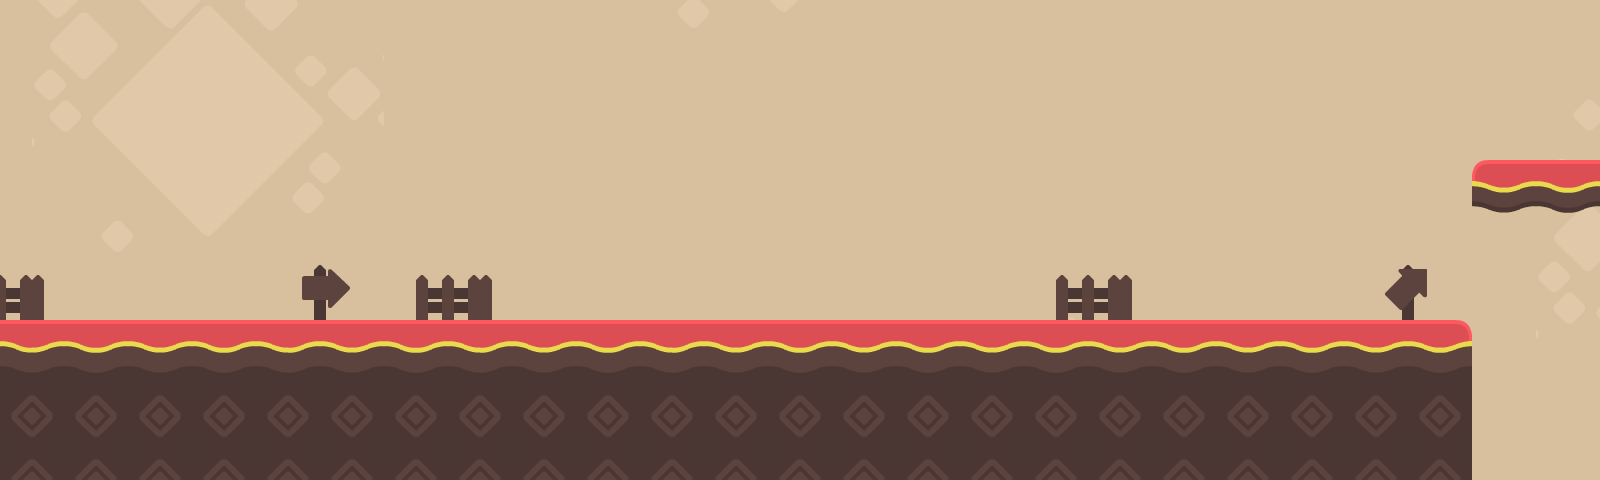

Tiled map render using the project's own tile images. Description and the map definition, with tile-layer contents summarised, below:
An orthogonal 50x15 tile map with 32x32 px tiles, 3 tile layers (background, background2, Scenario), 3 tilesets.

<map version="1.4" tiledversion="1.4.2" orientation="orthogonal" renderorder="right-down" width="50" height="15" tilewidth="32" tileheight="32" infinite="0" nextlayerid="7" nextobjectid="1">
 <editorsettings>
  <export target="01.tmx" format="tmx" />
 </editorsettings>
 <tileset firstgid="1" name="set1_background" tilewidth="32" tileheight="32" tilecount="300" columns="20">
  <image source="set1_background.png" width="640" height="480" />
 </tileset>
 <tileset firstgid="301" name="set1_tiles" tilewidth="32" tileheight="32" tilecount="300" columns="20">
  <image source="set1_tiles.png" width="640" height="480" />
 </tileset>
 <tileset firstgid="601" name="tilesheet_complete" tilewidth="32" tileheight="32" tilecount="1056" columns="44">
  <image source="tilesheet_complete.png" width="1408" height="768" />
  <terraintypes>
   <terrain name="floorRed" tile="-1" />
   <terrain name="ground" tile="-1" />
   <terrain name="spikes" tile="-1" />
   <terrain name="goRight" tile="-1" />
   <terrain name="fence" tile="-1" />
   <terrain name="fence2" tile="-1" />
   <terrain name="airPlatformer1" tile="-1" />
   <terrain name="airPlatformer2" tile="-1" />
  </terraintypes>
  <tile id="8" terrain="0,0,0,0" />
  <tile id="9" terrain="0,0,0,0" />
  <tile id="52" terrain="0,0,0,0" />
  <tile id="53" terrain="0,0,0,0" />
  <tile id="102" terrain="7,7,7,7" />
  <tile id="103" terrain="7,7,7,7" />
  <tile id="104" terrain="7,7,7,7" />
  <tile id="105" terrain="7,7,7,7" />
  <tile id="146" terrain=",7,,7" />
  <tile id="147" terrain="7,7,7,7" />
  <tile id="148" terrain="7,7,7,7" />
  <tile id="149" terrain="7,,7," />
  <tile id="176" terrain="1,1,1,1" />
  <tile id="177" terrain="1,1,1,1" />
  <tile id="190" terrain="6,6,6,6" />
  <tile id="191" terrain="6,6,6,6" />
  <tile id="192" terrain="6,6,6,6" />
  <tile id="193" terrain="6,6,6,6" />
  <tile id="220" terrain="1,1,1,1" />
  <tile id="221" terrain="1,1,1,1" />
  <tile id="234" terrain=",6,," />
  <tile id="235" terrain="6,6,,6" />
  <tile id="236" terrain="6,6,6," />
  <tile id="237" terrain="6,,," />
  <tile id="722" terrain=",,4,4" />
  <tile id="723" terrain=",,4,4" />
  <tile id="724" terrain=",,4," />
  <tile id="725" terrain=",,,5" />
  <tile id="726" terrain=",,5,5" />
  <tile id="727" terrain=",,5,5" />
  <tile id="766" terrain="4,4,4,4" />
  <tile id="767" terrain="4,4,4,4" />
  <tile id="768" terrain="4,,4," />
  <tile id="769" terrain=",5,,5" />
  <tile id="770" terrain="5,5,5,5" />
  <tile id="771" terrain="5,5,5,5" />
  <tile id="860" terrain="2,2,2,2" />
  <tile id="861" terrain="2,2,2,2" />
  <tile id="912" terrain=",3,3,3" />
  <tile id="913" terrain="3,,3,3" />
  <tile id="956" terrain="3,3,,3" />
  <tile id="957" terrain="3,3,3," />
 </tileset>
 <layer id="3" name="background" width="50" height="15">
  <data>[750 cells, 750 non-empty, 59 distinct tile ids]</data>
 </layer>
 <layer id="6" name="background2" width="50" height="15">
  <data>[750 cells, 213 non-empty, 143 distinct tile ids]</data>
 </layer>
 <layer id="1" name="Scenario" width="50" height="15">
  <data>[750 cells, 290 non-empty, 39 distinct tile ids]</data>
 </layer>
</map>
